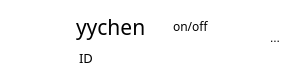
<?xml version="1.0" encoding="UTF-8"?>
<ui version="4.0">
 <class>user</class>
 <widget class="QWidget" name="user">
  <property name="geometry">
   <rect>
    <x>0</x>
    <y>0</y>
    <width>300</width>
    <height>80</height>
   </rect>
  </property>
  <property name="windowTitle">
   <string>Form</string>
  </property>
  <property name="styleSheet">
   <string notr="true">QWidget {
 background-color: transparent;
 border-width: 1px;
 border-radius: 10px; 
}

QMenu
{
        color:rgb(0, 0, 0);
        background-color:#F5F5F5;
        border:none;
}
QMenu::item
{
        color:rgb(0, 0, 0);
        background-color:#F5F5F5;
}
QMenu::item:selected
{
        color:rgb(0,0,0);
        background-color:#FFFFFF;
}


 

/* 不可用(操作)选项颜色灰色*/

QMenu::item:!enabled   

{
color:rgb(128，136,145);

background-color:rgba(255,255,255,1);

}</string>
  </property>
  <widget class="QWidget" name="widget_2" native="true">
   <property name="geometry">
    <rect>
     <x>10</x>
     <y>7</y>
     <width>60</width>
     <height>60</height>
    </rect>
   </property>
   <property name="styleSheet">
    <string notr="true">border-image: url(:/images/img/head2.png);</string>
   </property>
  </widget>
  <widget class="QLabel" name="label">
   <property name="geometry">
    <rect>
     <x>76</x>
     <y>6</y>
     <width>121</width>
     <height>41</height>
    </rect>
   </property>
   <property name="font">
    <font>
     <family>AvenirNext LT Pro Bold</family>
     <pointsize>16</pointsize>
    </font>
   </property>
   <property name="text">
    <string>yychen</string>
   </property>
  </widget>
  <widget class="QToolButton" name="toolButton">
   <property name="geometry">
    <rect>
     <x>267</x>
     <y>30</y>
     <width>16</width>
     <height>16</height>
    </rect>
   </property>
   <property name="styleSheet">
    <string notr="true">border-image: url(:/images/img/note.jfif);</string>
   </property>
   <property name="text">
    <string>...</string>
   </property>
  </widget>
  <widget class="QLabel" name="label_2">
   <property name="geometry">
    <rect>
     <x>79</x>
     <y>50</y>
     <width>72</width>
     <height>15</height>
    </rect>
   </property>
   <property name="font">
    <font>
     <family>AvenirNext LT Pro Medium</family>
     <pointsize>10</pointsize>
    </font>
   </property>
   <property name="text">
    <string>ID</string>
   </property>
   <property name="textFormat">
    <enum>Qt::AutoText</enum>
   </property>
  </widget>
  <widget class="QLabel" name="label_3">
   <property name="geometry">
    <rect>
     <x>173</x>
     <y>16</y>
     <width>72</width>
     <height>21</height>
    </rect>
   </property>
   <property name="font">
    <font>
     <family>AvenirNext LT Pro Medium</family>
    </font>
   </property>
   <property name="text">
    <string>on/off</string>
   </property>
  </widget>
 </widget>
 <resources/>
 <connections/>
</ui>
